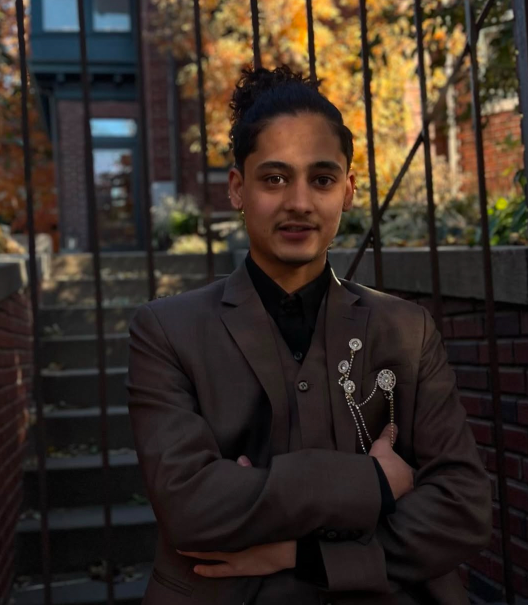
#> input picture agent_work/product/beta_demo_night_2026-07-30/assets/akshat-koirala.jpg, 1056 x 1209 px (shown at 1/2 size); its folder holds only this picture in this run
$ python flatten_hardcover.py ../agent_work/product/beta_demo_night_2026-07-30/assets/akshat-koirala.jpg
#> lines starting #> are read from the running program, lines starting #| are printed output that depends on the picture; after the words box and inside, x2 and y2 are one past the last pixel; in counts of white or black regions, pixels touching at a corner belong together
#> in flatten, raw is the input picture: shape (1209, 1056, 3); mean B, G, R 37.8, 45.8, 57.1
#!/usr/bin/env python3
"""Warp a photographed book to a face-forward 3:4 cover."""

from __future__ import annotations

import sys
from pathlib import Path

import cv2
import numpy as np
from PIL import Image

W, H = 600, 800
SRC = Path("/opt/cursor/artifacts/assets")
DESTS = [
    Path("/workspace/img/dans-covers"),
    Path("/workspace/agent_work/product/desk_os/workflows/archive/covers"),
]


def order_pts(pts: np.ndarray) -> np.ndarray:
    s = pts.sum(axis=1)
    diff = np.diff(pts, axis=1).reshape(-1)
    return np.array(
        [pts[np.argmin(s)], pts[np.argmin(diff)], pts[np.argmax(s)], pts[np.argmax(diff)]],
        dtype=np.float32,
    )


def cover_quad(bgr: np.ndarray) -> np.ndarray | None:
    h, w = bgr.shape[:2]
#> h = 1209; w = 1056
    hsv = cv2.cvtColor(bgr, cv2.COLOR_BGR2HSV)
#> hsv: shape (1209, 1056, 3); mean H, S, V 73.9, 85.6, 59.3
    # cream / paper
    light = cv2.inRange(hsv, (0, 0, 150), (40, 90, 255))
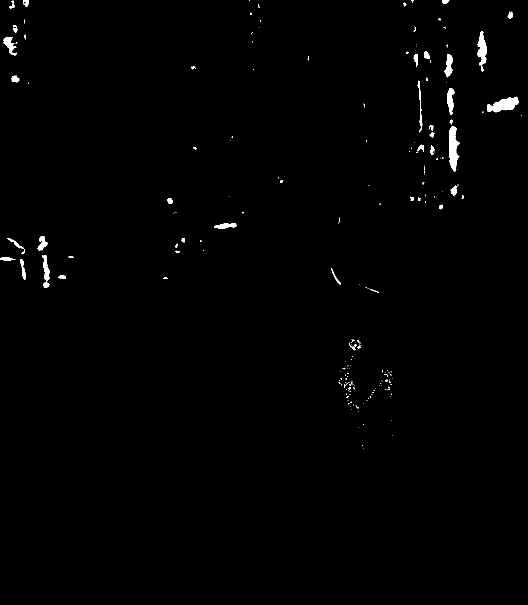
#> light: shape (1209, 1056) (shown at 1/2 size); 0.73% white; 218 white regions (172 under 20 px), largest, box (x1, y1, x2, y2) and area: (898, 253, 919, 344) 1220, (974, 193, 1037, 225) 1143, (955, 62, 974, 143) 815
    light = cv2.morphologyEx(light, cv2.MORPH_CLOSE, np.ones((15, 15), np.uint8))
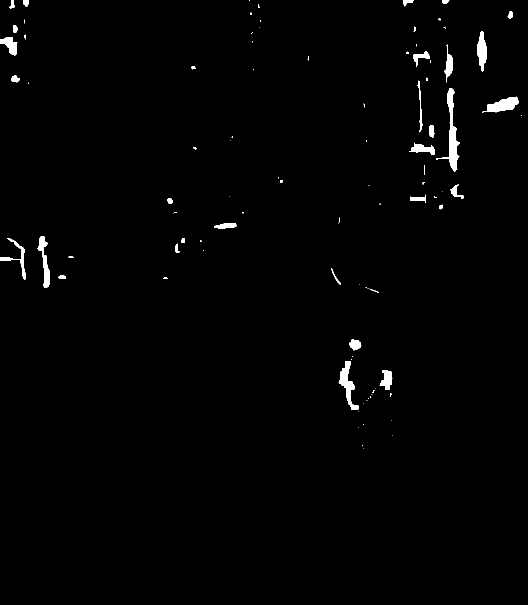
#> light: shape (1209, 1056) (shown at 1/2 size); 1.1% white; 95 white regions (58 under 20 px)
    cnts, _ = cv2.findContours(light, cv2.RETR_EXTERNAL, cv2.CHAIN_APPROX_SIMPLE)
#> cnts = 95 contours, 64 with area under 20; largest, box (x1, y1, x2, y2) and area: (873, 176, 919, 344) 1826, (677, 722, 717, 819) 1143, (964, 193, 1037, 225) 1136, (75, 472, 99, 576) 881, (955, 62, 974, 143) 876
    if not cnts:
        return None
    c = max(cnts, key=cv2.contourArea)
#> c = contour of 111 points, box (x1, y1, x2, y2) (873, 176, 919, 344), area 1826
    if cv2.contourArea(c) < 0.18 * w * h:
        return None
    peri = cv2.arcLength(c, True)
    approx = cv2.approxPolyDP(c, 0.02 * peri, True)
    if len(approx) == 4:
        return order_pts(approx.reshape(4, 2))
    rect = cv2.minAreaRect(c)
    box = cv2.boxPoints(rect)
    return order_pts(box)


def flatten(path: Path) -> Image.Image:
    raw = cv2.imdecode(np.fromfile(path, dtype=np.uint8), cv2.IMREAD_COLOR)
    if raw is None:
        raise RuntimeError(f"unreadable {path}")
    quad = cover_quad(raw)
    if quad is not None:
        dst = np.array([[0, 0], [W - 1, 0], [W - 1, H - 1], [0, H - 1]], dtype=np.float32)
        m = cv2.getPerspectiveTransform(quad, dst)
        out = cv2.warpPerspective(raw, m, (W, H), flags=cv2.INTER_LANCZOS4)
    else:
        out = cv2.resize(raw, (W, H), interpolation=cv2.INTER_LANCZOS4)
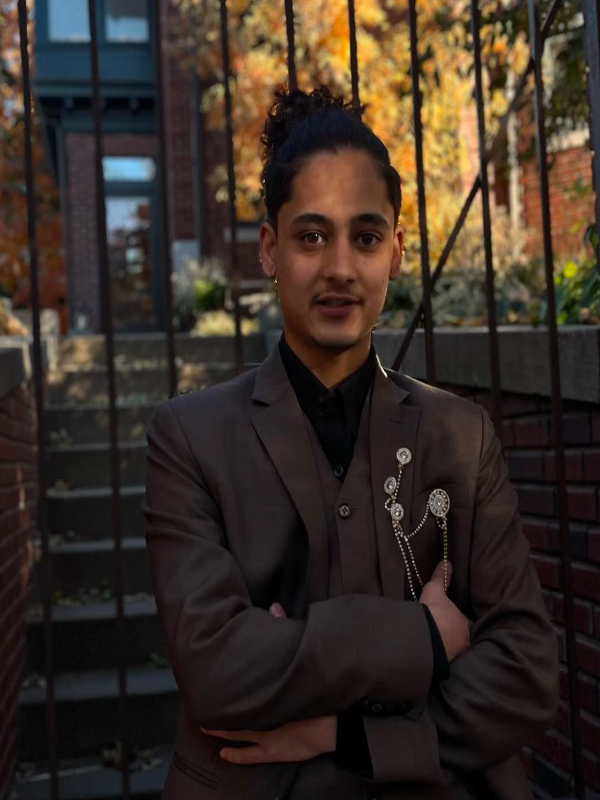
#> out: shape (800, 600, 3); mean B, G, R 37.8, 45.9, 57.1
    rgb = cv2.cvtColor(out, cv2.COLOR_BGR2RGB)
    return Image.fromarray(rgb)


def save(im: Image.Image, name: str) -> None:
    for dest in DESTS:
        dest.mkdir(parents=True, exist_ok=True)
        im.save(dest / name, "JPEG", quality=84, optimize=True, progressive=True)


def main() -> None:
    names = sys.argv[1:]
    if not names:
        names = [p.name for p in SRC.glob("*.jpg")]
    for name in names:
        src = SRC / name
        if not src.exists():
            print("MISSING", name)
            continue
        im = flatten(src)
        save(im, name)
#> (the run stopped early here; a loop or call above may not have finished)

$ run again, on agent_work/product/beta_demo_night_2026-07-30/assets/blake-kell.jpg
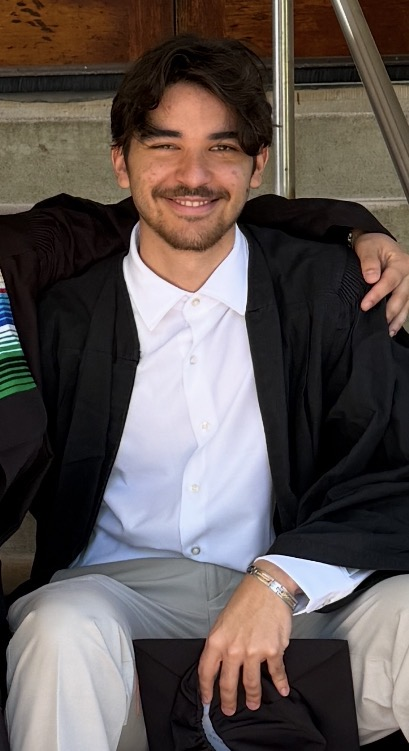
#> input picture agent_work/product/beta_demo_night_2026-07-30/assets/blake-kell.jpg, 409 x 751 px
#> in flatten, raw is the input picture: shape (751, 409, 3); mean B, G, R 82.8, 85.2, 94.6
#> hsv: shape (751, 409, 3); mean H, S, V 73.1, 77.6, 100
#> in cover_quad, `light = cv2.morphologyEx(light, cv2.MORPH_CLOSE, np.ones((15, 15), np...`:
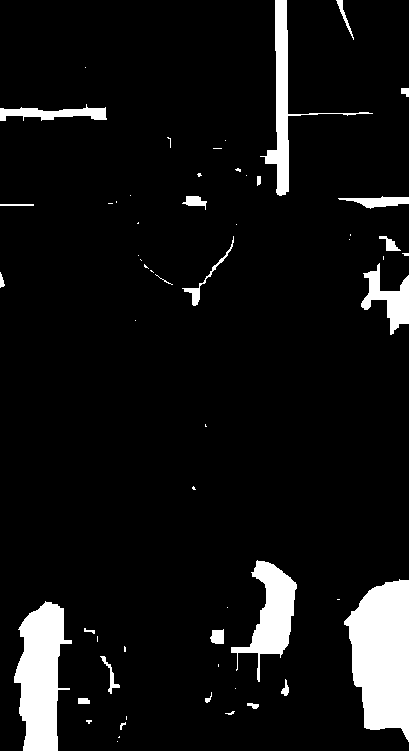
#> light: shape (751, 409); 7.7% white; 58 white regions (34 under 20 px)
#> cnts = 58 contours, 38 with area under 20; largest, box (x1, y1, x2, y2) and area: (344, 579, 409, 742) 7456, (14, 601, 72, 751) 5296, (231, 560, 297, 682) 2938, (260, 0, 373, 196) 2339, (361, 263, 409, 335) 1279
#> c = contour of 76 points, box (x1, y1, x2, y2) (344, 579, 409, 742), area 7456
#> in flatten, `out = cv2.resize(raw, (W, H), interpolation=cv2.INTER_LANCZOS4)`:
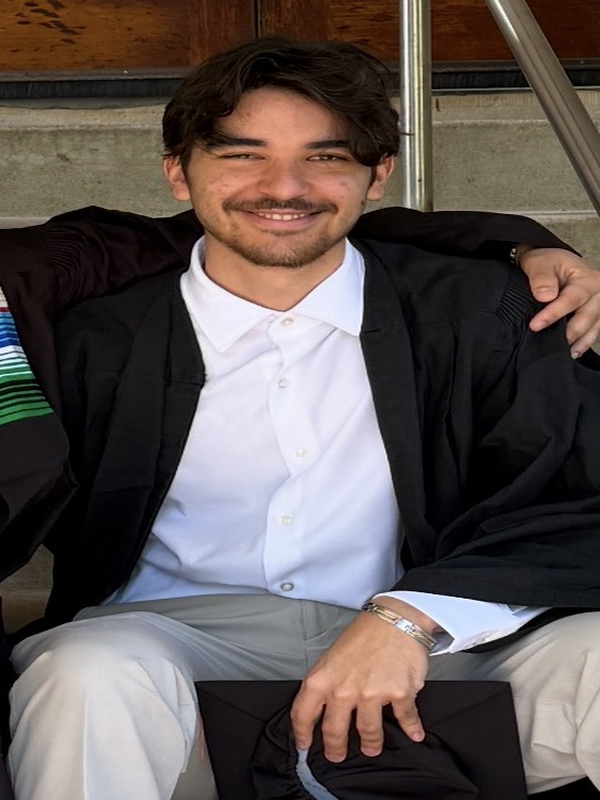
#> out: shape (800, 600, 3); mean B, G, R 82.8, 85.2, 94.6
